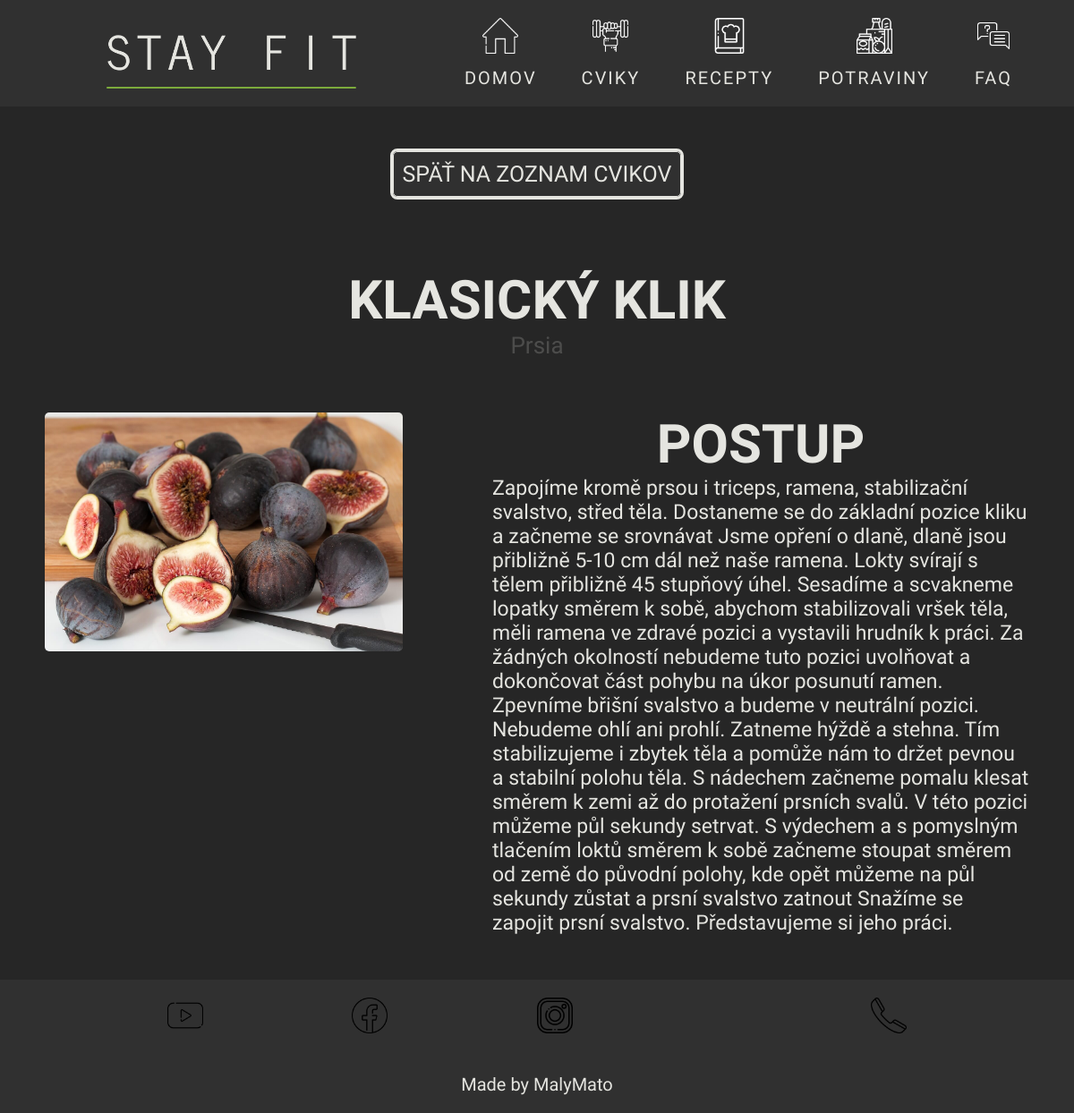
The page /cvik.php?id=5 on the database its author committed.
### tables this page shows
CREATE TABLE IF NOT EXISTS `cviky` (
  `IDcvik` int(11) NOT NULL AUTO_INCREMENT,
  `cvik` varchar(50) NOT NULL,
  `postup` text NOT NULL,
  `IDsval` int(11) NOT NULL,
  `IDvybavenie` int(11) NOT NULL,
  PRIMARY KEY (`IDcvik`),
  KEY `IDsval` (`IDsval`),
  KEY `IDvybavenie` (`IDvybavenie`)
);

CREATE TABLE IF NOT EXISTS `svaly` (
  `IDsval` int(11) NOT NULL AUTO_INCREMENT,
  `sval` varchar(50) NOT NULL,
  PRIMARY KEY (`IDsval`)
);

### cvik.php (the view, shortened to what this page needs)
<!DOCTYPE html>
<html lang="en">
<?php
require_once("./php/db.php");
$id = $_GET["id"] ?? null;
$sql = "SELECT * FROM cviky
        JOIN vybavenia ON vybavenia.IDvybavenie = cviky.IDvybavenie
        JOIN svaly ON svaly.IDsval = cviky.IDsval
        WHERE cviky.IDcvik = $id";
$stmt = $conn->prepare($sql);
$stmt->execute();
$result = $stmt->fetchAll(PDO::FETCH_ASSOC);
foreach ($result as $i) {
  $nazovCviku = $i['cvik'];
  $sval = $i["sval"];
  $postup = $i["postup"];
}
?>
<head>
  <link rel="stylesheet" href="./styles/potravina-header.css" />
  <link rel="stylesheet" href="./styles/layout.css">
  <link rel="stylesheet" href="./styles/cvik.css">
  <link rel="stylesheet" href="./styles/small-footer.css">
</head>
<body>
  <?php include_once "./components/small-header.php" ?>
  <main class="cvik">
    <div class="content-wrapper">
      <div class="content-header">
        <div class="back-button">
          <a href="cviky.php">SPÄŤ NA ZOZNAM CVIKOV</a>
        </div>
        <div class="content-start">
          <div class="name">
            <h1><?php echo $nazovCviku; ?></h1>
            <span class="type"><?php echo $sval; ?></span>
          </div>
        </div>
      </div>
      <div class="cvik-wrapper">
        <div class="basic-info">
          <div class="photo">
            <img src="./media/fig-potravina.jpg" alt="" />
          </div>
        </div>
        <div class="extended-info">
          <div class="name">
            <h1>POSTUP</h1>
          </div>
          <p><?php echo $postup ?></p>
        </div>
      </div>
    </div>
  </main>
  <?php require_once "./components/small-footer.php" ?>
</body>
</html>

### styles/layout.css (style rules this page uses)
* { box-sizing: border-box; font-family: "News Cycle", sans-serif; margin: 0; padding: 0; }
body { display: grid; grid-template-rows: auto 1fr auto; font-size: 2rem; font-weight: 500; background-color: #262626; scroll-behavior: smooth; width: 100%; height: 100%; overflow-x: hidden; }
.btn, .back-button, .submit-button { cursor: pointer; outline: solid #e5e5e0; text-transform: uppercase; border-radius: 5px; }
.back-button { text-decoration: none; display: flex; justify-content: center; align-items: center; transition: 0.5s; background-color: #303030; padding: 2rem; gap: 2rem; }
html { font-size: 10px; }
html h1 { font-size: 4rem; }
html p { font-size: 2.3rem; }
@media (min-width: 601px) { html { font-size: 7px; } }
@media (min-width: 800px) { html { font-size: 8px; } }
@media (min-width: 1000px) { html { font-size: 9px; } }
@media (min-width: 1200px) { html { font-size: 10px; } }

### styles/cvik.css (style rules this page uses)
.cvik { padding: 5rem 1rem; }
.cvik .content-wrapper { display: flex; justify-content: center; align-items: center; gap: 6rem; flex-direction: column; }
.cvik .content-wrapper .content-header { display: flex; flex-direction: column; justify-content: center; align-items: center; gap: 8rem; }
.cvik .content-wrapper .content-header .back-button { border: 1px solid #e5e5e0; border-radius: 5px; text-align: center; padding: 1rem; transition: 0.5s; max-width: 400px; color: ror; }
.cvik .content-wrapper .content-header .back-button a { text-decoration: none; color: #e5e5e0; font-size: 2.5rem; color: li; }
.cvik .content-wrapper .content-header .content-start { display: flex; flex-direction: column; justify-content: center; align-items: center; gap: 4rem; }
.cvik .content-wrapper .content-header .content-start .name { text-align: center; display: flex; flex-direction: column; justify-content: center; align-items: center; }
.cvik .content-wrapper .content-header .content-start .name h1 { color: #e5e5e0; text-transform: uppercase; font-size: 6rem; }
.cvik .content-wrapper .content-header .content-start .type { color: #e5e5e0; opacity: 20%; font-size: 2.6rem; }
.cvik .content-wrapper .cvik-wrapper { width: 100%; display: flex; justify-content: center; flex-direction: column; align-items: center; gap: 10rem; }
.cvik .content-wrapper .cvik-wrapper .basic-info { display: flex; flex-direction: column; justify-content: center; align-items: center; gap: 3rem; max-width: 600px; }
.cvik .content-wrapper .cvik-wrapper .basic-info .photo img { border-radius: 5px; width: 100%; }
.cvik .content-wrapper .cvik-wrapper .extended-info { max-width: 600px; }
.cvik .content-wrapper .cvik-wrapper .extended-info .name h1 { color: #e5e5e0; font-size: 6rem; text-align: center; }
.cvik .content-wrapper .cvik-wrapper .extended-info p { color: #e5e5e0; }
@media (min-width: 1200px) { .cvik .content-wrapper .cvik-wrapper { flex-direction: row; justify-content: space-evenly; align-items: flex-start; } }
@media (min-width: 1200px) { .cvik { padding: 5rem; } }

### rows shown on the page
cviky: cvik "KLASICKÝ KLIK", IDsval.sval "Prsia", postup "Zapojíme kromě prsou i triceps, ramena, stabilizační svalstvo, střed těla. Dostaneme se do základní pozice kliku a začneme se srovnávat Jsme opření o dlaně, dlaně jsou přibližně 5-10 cm dál než naše ramena. Lokty svírají s tělem přibližně 45 stupňový úhel. Sesadíme a scvakneme lopatky směrem k sobě, abychom stabilizovali vršek těla, měli ramena ve zdravé pozici a vystavili hrudník k práci. Za žádných okolností nebudeme tuto pozici uvolňovat a dokončovat část pohybu na úkor posunutí ramen. Zpevníme břišní svalstvo a budeme v neutrální pozici. Nebudeme ohlí ani prohlí. Zatneme hýždě a stehna. Tím stabilizujeme i zbytek těla a pomůže nám to držet pevnou a stabilní polohu těla. S nádechem…"
